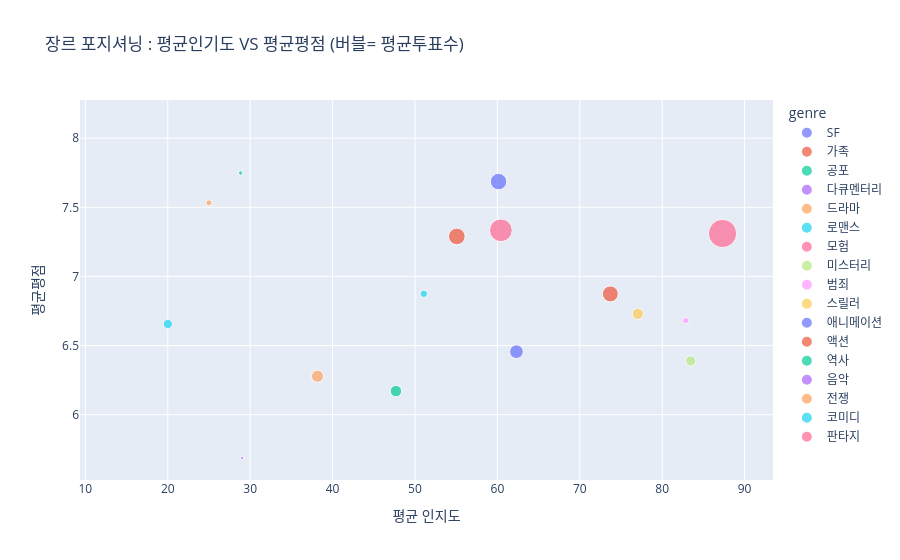

The cell this chart's notebook holds for it:
### Code cell
import plotly.express as px
fig = px.scatter(
    agg,
    x="avg_popularity",
    y="avg_vote_average",
    hover_name="genre",
    color="genre",
    size="avg_vote_count",
    title="장르 포지셔닝 : 평균인기도 VS 평균평점 (버블= 평균투표수)"
)
fig.update_layout(xaxis_title="평균 인지도", yaxis_title="평균평점")
fig.show()

### Figure 1 — Plotly figure (JSON) as saved in the notebook; plotly's stock layout.template omitted (floating-point values rounded to 4 significant figures)
{"data": [{"hovertemplate": "<b>%{hovertext}</b><br><br>genre=SF<br>avg_popularity=%{x}<br>avg_vote_average=%{y}<br>avg_vote_count=%{marker.size}<extra></extra>", "hovertext": ["SF"], "legendgroup": "SF", "marker": {"color": "#636efa", "size": [2361.0], "sizemode": "area", "sizeref": 25.12, "symbol": "circle"}, "mode": "markers", "name": "SF", "orientation": "v", "showlegend": true, "type": "scatter", "x": [62.31], "xaxis": "x", "y": [6.456], "yaxis": "y"}, {"hovertemplate": "<b>%{hovertext}</b><br><br>genre=가족<br>avg_popularity=%{x}<br>avg_vote_average=%{y}<br>avg_vote_count=%{marker.size}<extra></extra>", "hovertext": ["가족"], "legendgroup": "가족", "marker": {"color": "#EF553B", "size": [3480], "sizemode": "area", "sizeref": 25.12, "symbol": "circle"}, "mode": "markers", "name": "가족", "orientation": "v", "showlegend": true, "type": "scatter", "x": [55.08], "xaxis": "x", "y": [7.289], "yaxis": "y"}, {"hovertemplate": "<b>%{hovertext}</b><br><br>genre=공포<br>avg_popularity=%{x}<br>avg_vote_average=%{y}<br>avg_vote_count=%{marker.size}<extra></extra>", "hovertext": ["공포"], "legendgroup": "공포", "marker": {"color": "#00cc96", "size": [1664.0], "sizemode": "area", "sizeref": 25.12, "symbol": "circle"}, "mode": "markers", "name": "공포", "orientation": "v", "showlegend": true, "type": "scatter", "x": [47.69], "xaxis": "x", "y": [6.17], "yaxis": "y"}, {"hovertemplate": "<b>%{hovertext}</b><br><br>genre=다큐멘터리<br>avg_popularity=%{x}<br>avg_vote_average=%{y}<br>avg_vote_count=%{marker.size}<extra></extra>", "hovertext": ["다큐멘터리"], "legendgroup": "다큐멘터리", "marker": {"color": "#ab63fa", "size": [18], "sizemode": "area", "sizeref": 25.12, "symbol": "circle"}, "mode": "markers", "name": "다큐멘터리", "orientation": "v", "showlegend": true, "type": "scatter", "x": [13.92], "xaxis": "x", "y": [8.117], "yaxis": "y"}, {"hovertemplate": "<b>%{hovertext}</b><br><br>genre=드라마<br>avg_popularity=%{x}<br>avg_vote_average=%{y}<br>avg_vote_count=%{marker.size}<extra></extra>", "hovertext": ["드라마"], "legendgroup": "드라마", "marker": {"color": "#FFA15A", "size": [1820.0], "sizemode": "area", "sizeref": 25.12, "symbol": "circle"}, "mode": "markers", "name": "드라마", "orientation": "v", "showlegend": true, "type": "scatter", "x": [38.17], "xaxis": "x", "y": [6.278], "yaxis": "y"}, {"hovertemplate": "<b>%{hovertext}</b><br><br>genre=로맨스<br>avg_popularity=%{x}<br>avg_vote_average=%{y}<br>avg_vote_count=%{marker.size}<extra></extra>", "hovertext": ["로맨스"], "legendgroup": "로맨스", "marker": {"color": "#19d3f3", "size": [1080.0], "sizemode": "area", "sizeref": 25.12, "symbol": "circle"}, "mode": "markers", "name": "로맨스", "orientation": "v", "showlegend": true, "type": "scatter", "x": [20.0], "xaxis": "x", "y": [6.656], "yaxis": "y"}, {"hovertemplate": "<b>%{hovertext}</b><br><br>genre=모험<br>avg_popularity=%{x}<br>avg_vote_average=%{y}<br>avg_vote_count=%{marker.size}<extra></extra>", "hovertext": ["모험"], "legendgroup": "모험", "marker": {"color": "#FF6692", "size": [10050.0], "sizemode": "area", "sizeref": 25.12, "symbol": "circle"}, "mode": "markers", "name": "모험", "orientation": "v", "showlegend": true, "type": "scatter", "x": [87.32], "xaxis": "x", "y": [7.311], "yaxis": "y"}, {"hovertemplate": "<b>%{hovertext}</b><br><br>genre=미스터리<br>avg_popularity=%{x}<br>avg_vote_average=%{y}<br>avg_vote_count=%{marker.size}<extra></extra>", "hovertext": ["미스터리"], "legendgroup": "미스터리", "marker": {"color": "#B6E880", "size": [1314.0], "sizemode": "area", "sizeref": 25.12, "symbol": "circle"}, "mode": "markers", "name": "미스터리", "orientation": "v", "showlegend": true, "type": "scatter", "x": [83.47], "xaxis": "x", "y": [6.389], "yaxis": "y"}, {"hovertemplate": "<b>%{hovertext}</b><br><br>genre=범죄<br>avg_popularity=%{x}<br>avg_vote_average=%{y}<br>avg_vote_count=%{marker.size}<extra></extra>", "hovertext": ["범죄"], "legendgroup": "범죄", "marker": {"color": "#FF97FF", "size": [482.3], "sizemode": "area", "sizeref": 25.12, "symbol": "circle"}, "mode": "markers", "name": "범죄", "orientation": "v", "showlegend": true, "type": "scatter", "x": [82.85], "xaxis": "x", "y": [6.681], "yaxis": "y"}, {"hovertemplate": "<b>%{hovertext}</b><br><br>genre=스릴러<br>avg_popularity=%{x}<br>avg_vote_average=%{y}<br>avg_vote_count=%{marker.size}<extra></extra>", "hovertext": ["스릴러"], "legendgroup": "스릴러", "marker": {"color": "#FECB52", "size": [1583.0], "sizemode": "area", "sizeref": 25.12, "symbol": "circle"}, "mode": "markers", "name": "스릴러", "orientation": "v", "showlegend": true, "type": "scatter", "x": [77.05], "xaxis": "x", "y": [6.729], "yaxis": "y"}, {"hovertemplate": "<b>%{hovertext}</b><br><br>genre=애니메이션<br>avg_popularity=%{x}<br>avg_vote_average=%{y}<br>avg_vote_count=%{marker.size}<extra></extra>", "hovertext": ["애니메이션"], "legendgroup": "애니메이션", "marker": {"color": "#636efa", "size": [3403.0], "sizemode": "area", "sizeref": 25.12, "symbol": "circle"}, "mode": "markers", "name": "애니메이션", "orientation": "v", "showlegend": true, "type": "scatter", "x": [60.14], "xaxis": "x", "y": [7.686], "yaxis": "y"}, {"hovertemplate": "<b>%{hovertext}</b><br><br>genre=액션<br>avg_popularity=%{x}<br>avg_vote_average=%{y}<br>avg_vote_count=%{marker.size}<extra></extra>", "hovertext": ["액션"], "legendgroup": "액션", "marker": {"color": "#EF553B", "size": [3198.0], "sizemode": "area", "sizeref": 25.12, "symbol": "circle"}, "mode": "markers", "name": "액션", "orientation": "v", "showlegend": true, "type": "scatter", "x": [73.71], "xaxis": "x", "y": [6.873], "yaxis": "y"}, {"hovertemplate": "<b>%{hovertext}</b><br><br>genre=역사<br>avg_popularity=%{x}<br>avg_vote_average=%{y}<br>avg_vote_count=%{marker.size}<extra></extra>", "hovertext": ["역사"], "legendgroup": "역사", "marker": {"color": "#00cc96", "size": [231.3], "sizemode": "area", "sizeref": 25.12, "symbol": "circle"}, "mode": "markers", "name": "역사", "orientation": "v", "showlegend": true, "type": "scatter", "x": [28.84], "xaxis": "x", "y": [7.748], "yaxis": "y"}, {"hovertemplate": "<b>%{hovertext}</b><br><br>genre=음악<br>avg_popularity=%{x}<br>avg_vote_average=%{y}<br>avg_vote_count=%{marker.size}<extra></extra>", "hovertext": ["음악"], "legendgroup": "음악", "marker": {"color": "#ab63fa", "size": [125], "sizemode": "area", "sizeref": 25.12, "symbol": "circle"}, "mode": "markers", "name": "음악", "orientation": "v", "showlegend": true, "type": "scatter", "x": [29.02], "xaxis": "x", "y": [5.687], "yaxis": "y"}, {"hovertemplate": "<b>%{hovertext}</b><br><br>genre=전쟁<br>avg_popularity=%{x}<br>avg_vote_average=%{y}<br>avg_vote_count=%{marker.size}<extra></extra>", "hovertext": ["전쟁"], "legendgroup": "전쟁", "marker": {"color": "#FFA15A", "size": [456.5], "sizemode": "area", "sizeref": 25.12, "symbol": "circle"}, "mode": "markers", "name": "전쟁", "orientation": "v", "showlegend": true, "type": "scatter", "x": [24.99], "xaxis": "x", "y": [7.532], "yaxis": "y"}, {"hovertemplate": "<b>%{hovertext}</b><br><br>genre=코미디<br>avg_popularity=%{x}<br>avg_vote_average=%{y}<br>avg_vote_count=%{marker.size}<extra></extra>", "hovertext": ["코미디"], "legendgroup": "코미디", "marker": {"color": "#19d3f3", "size": [693.6], "sizemode": "area", "sizeref": 25.12, "symbol": "circle"}, "mode": "markers", "name": "코미디", "orientation": "v", "showlegend": true, "type": "scatter", "x": [51.07], "xaxis": "x", "y": [6.874], "yaxis": "y"}, {"hovertemplate": "<b>%{hovertext}</b><br><br>genre=판타지<br>avg_popularity=%{x}<br>avg_vote_average=%{y}<br>avg_vote_count=%{marker.size}<extra></extra>", "hovertext": ["판타지"], "legendgroup": "판타지", "marker": {"color": "#FF6692", "size": [6498], "sizemode": "area", "sizeref": 25.12, "symbol": "circle"}, "mode": "markers", "name": "판타지", "orientation": "v", "showlegend": true, "type": "scatter", "x": [60.43], "xaxis": "x", "y": [7.333], "yaxis": "y"}], "layout": {"legend": {"itemsizing": "constant", "title": {"text": "genre"}, "tracegroupgap": 0}, "title": {"text": "장르 포지셔닝 : 평균인기도 VS 평균평점 (버블= 평균투표수)"}, "xaxis": {"anchor": "y", "domain": [0, 1], "title": {"text": "평균 인지도"}}, "yaxis": {"anchor": "x", "domain": [0, 1], "title": {"text": "평균평점"}}}}
